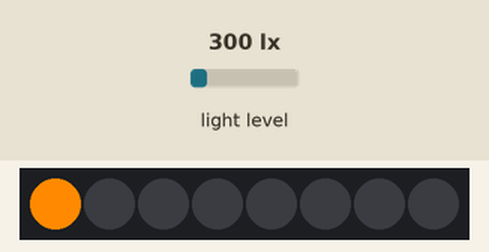
A sketch run on a simulated ESP32. Shown: 8 RGB LEDs in strip order, left to right. The inputs (shaded band) are chosen by the test bench; at power-on: light level 300 lx. WiFi joins after 1.5 s; servers stay silent unless stated; uploads are accepted with an empty reply; the local clock reads 2024-03-15 10:24:30 at power-on unless the sketch sets it; what the sketch prints to the serial monitor is not drawn.

Above: at 0.6 s.
At 1.1 s:
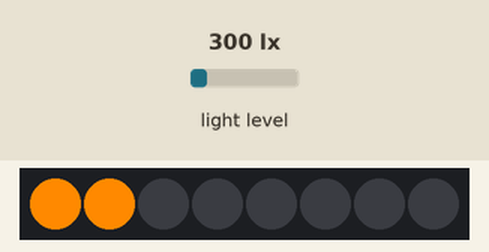
At 1.6 s:
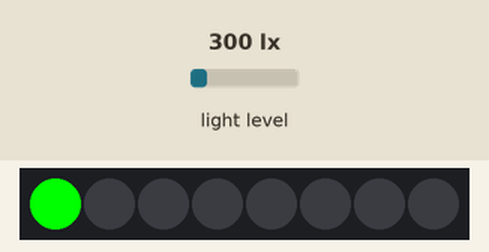
Timing chart, 0 to 3.1 s (numbered marks = the images above):
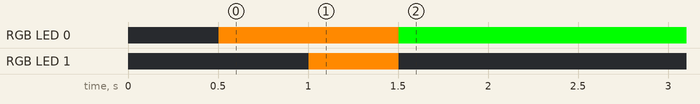

The sketch:

TG_micro.ino
```cpp
#include <Wire.h>
#include <WiFi.h>
#include <WiFiClientSecure.h>
#include <ArduinoJson.h>
#include <Adafruit_NeoPixel.h>
#include <Adafruit_Sensor.h>
#include "Adafruit_TSL2591.h"
#include "TigerGraphMicro.h"

const int HTTPS_PORT = 443;
const char* ssid = "fiveguysburgersandwifi";
const char* pw = "weonlyusefreshgroundbeef";
// const char* HOST_NAME = "tg-101-2.i.tgcloud.io";
const char* HOST_NAME = "iot.i.tgcloud.io";
const char* USERNAME = "tigergraph";
const char* PASSWORD = "tigergraph";
// const char* TOKEN = "5vdmp68jhoalkfutfq9hvjln5ofm3k9j";
const char* TOKEN = "v22058f0tao8aqa9k37rgshgnnnlp6dc";

// Time setting Stuff
const char* ntpServer = "pool.ntp.org";
const long  gmtOffset_sec = -14400;
const int   daylightOffset_sec = 0;
struct tm timeinfo;

// Neopixel Stuff
#define LED_PIN     27
#define LED_COUNT  8
#define BRIGHTNESS 255
Adafruit_NeoPixel strip(LED_COUNT, LED_PIN, NEO_GRBW + NEO_KHZ800);

// Light Sensor Stuff
Adafruit_TSL2591 tsl = Adafruit_TSL2591(2591);


String DEVICE_ID = "Batt_2";
String DEVICE_TYPE = "LIGHT";

const char* root_ca = \
"-----BEGIN CERTIFICATE-----\n"  \
"MIIGEzCCA/ugAwIBAgIQfVtRJrR2uhHbdBYLvFMNpzANBgkqhkiG9w0BAQwFADCB\n"  \
"iDELMAkGA1UEBhMCVVMxEzARBgNVBAgTCk5ldyBKZXJzZXkxFDASBgNVBAcTC0pl\n"  \
"cnNleSBDaXR5MR4wHAYDVQQKExVUaGUgVVNFUlRSVVNUIE5ldHdvcmsxLjAsBgNV\n"  \
"BAMTJVVTRVJUcnVzdCBSU0EgQ2VydGlmaWNhdGlvbiBBdXRob3JpdHkwHhcNMTgx\n"  \
"MTAyMDAwMDAwWhcNMzAxMjMxMjM1OTU5WjCBjzELMAkGA1UEBhMCR0IxGzAZBgNV\n"  \
"BAgTEkdyZWF0ZXIgTWFuY2hlc3RlcjEQMA4GA1UEBxMHU2FsZm9yZDEYMBYGA1UE\n"  \
"ChMPU2VjdGlnbyBMaW1pdGVkMTcwNQYDVQQDEy5TZWN0aWdvIFJTQSBEb21haW4g\n"  \
"VmFsaWRhdGlvbiBTZWN1cmUgU2VydmVyIENBMIIBIjANBgkqhkiG9w0BAQEFAAOC\n"  \
"AQ8AMIIBCgKCAQEA1nMz1tc8INAA0hdFuNY+B6I/x0HuMjDJsGz99J/LEpgPLT+N\n"  \
"TQEMgg8Xf2Iu6bhIefsWg06t1zIlk7cHv7lQP6lMw0Aq6Tn/2YHKHxYyQdqAJrkj\n"  \
"eocgHuP/IJo8lURvh3UGkEC0MpMWCRAIIz7S3YcPb11RFGoKacVPAXJpz9OTTG0E\n"  \
"oKMbgn6xmrntxZ7FN3ifmgg0+1YuWMQJDgZkW7w33PGfKGioVrCSo1yfu4iYCBsk\n"  \
"Haswha6vsC6eep3BwEIc4gLw6uBK0u+QDrTBQBbwb4VCSmT3pDCg/r8uoydajotY\n"  \
"uK3DGReEY+1vVv2Dy2A0xHS+5p3b4eTlygxfFQIDAQABo4IBbjCCAWowHwYDVR0j\n"  \
"BBgwFoAUU3m/WqorSs9UgOHYm8Cd8rIDZsswHQYDVR0OBBYEFI2MXsRUrYrhd+mb\n"  \
"+ZsF4bgBjWHhMA4GA1UdDwEB/wQEAwIBhjASBgNVHRMBAf8ECDAGAQH/AgEAMB0G\n"  \
"A1UdJQQWMBQGCCsGAQUFBwMBBggrBgEFBQcDAjAbBgNVHSAEFDASMAYGBFUdIAAw\n"  \
"CAYGZ4EMAQIBMFAGA1UdHwRJMEcwRaBDoEGGP2h0dHA6Ly9jcmwudXNlcnRydXN0\n"  \
"LmNvbS9VU0VSVHJ1c3RSU0FDZXJ0aWZpY2F0aW9uQXV0aG9yaXR5LmNybDB2Bggr\n"  \
"BgEFBQcBAQRqMGgwPwYIKwYBBQUHMAKGM2h0dHA6Ly9jcnQudXNlcnRydXN0LmNv\n"  \
"bS9VU0VSVHJ1c3RSU0FBZGRUcnVzdENBLmNydDAlBggrBgEFBQcwAYYZaHR0cDov\n"  \
"L29jc3AudXNlcnRydXN0LmNvbTANBgkqhkiG9w0BAQwFAAOCAgEAMr9hvQ5Iw0/H\n"  \
"ukdN+Jx4GQHcEx2Ab/zDcLRSmjEzmldS+zGea6TvVKqJjUAXaPgREHzSyrHxVYbH\n"  \
"7rM2kYb2OVG/Rr8PoLq0935JxCo2F57kaDl6r5ROVm+yezu/Coa9zcV3HAO4OLGi\n"  \
"H19+24rcRki2aArPsrW04jTkZ6k4Zgle0rj8nSg6F0AnwnJOKf0hPHzPE/uWLMUx\n"  \
"RP0T7dWbqWlod3zu4f+k+TY4CFM5ooQ0nBnzvg6s1SQ36yOoeNDT5++SR2RiOSLv\n"  \
"xvcRviKFxmZEJCaOEDKNyJOuB56DPi/Z+fVGjmO+wea03KbNIaiGCpXZLoUmGv38\n"  \
"sbZXQm2V0TP2ORQGgkE49Y9Y3IBbpNV9lXj9p5v//cWoaasm56ekBYdbqbe4oyAL\n"  \
"l6lFhd2zi+WJN44pDfwGF/Y4QA5C5BIG+3vzxhFoYt/jmPQT2BVPi7Fp2RBgvGQq\n"  \
"6jG35LWjOhSbJuMLe/0CjraZwTiXWTb2qHSihrZe68Zk6s+go/lunrotEbaGmAhY\n"  \
"LcmsJWTyXnW0OMGuf1pGg+pRyrbxmRE1a6Vqe8YAsOf4vmSyrcjC8azjUeqkk+B5\n"  \
"yOGBQMkKW+ESPMFgKuOXwIlCypTPRpgSabuY0MLTDXJLR27lk8QyKGOHQ+SwMj4K\n"  \
"00u/I5sUKUErmgQfky3xxzlIPK1aEn8=\n"  \
"-----END CERTIFICATE-----";

WiFiClientSecure client;


TigerGraphMicro conn(HOST_NAME, USERNAME, PASSWORD, TOKEN, client, root_ca);

void setup()
{
	Serial.begin(115200);
	Serial.println("Connecting");

	// Init LED Strip
	strip.begin();           // INITIALIZE NeoPixel strip object (REQUIRED)
  	strip.show();            // Turn OFF all pixels ASAP
  	strip.setBrightness(BRIGHTNESS); // Set BRIGHTNESS to about 1/5 (max = 255)

	WiFi.mode(WIFI_STA);
	WiFi.begin(ssid, pw);
	int dots = 0;
	while (WiFi.status() != WL_CONNECTED) {
		delay(500);
		Serial.print(".");
		strip.setPixelColor(dots, strip.Color(255,137,0,0));
		strip.show();
		dots ++;
	}
	strip.clear();
	strip.setPixelColor(0, strip.Color(0,255,0,0));
	strip.show();
	Serial.println("");
	Serial.println(WiFi.localIP());

	configTime(gmtOffset_sec, daylightOffset_sec, ntpServer);

	if(!getLocalTime(&timeinfo)){
		Serial.println("Failed to obtain time");
	}
  	Serial.println(&timeinfo, "%A, %B %d %Y %H:%M:%S");
  	// printLocalTime();

	if (conn.connect() == true) {
		Serial.println("TG Connection Successful");
	}
	else {
		Serial.println("TG Connection Failed");
	};
}

void loop()
{
	if(!getLocalTime(&timeinfo)){
		Serial.println("Failed to obtain time");
	}
	// Serial.println(&timeinfo, "%A, %B %d %Y %H:%M:%S");
	float lux = getLux();
	addReading(lux, &timeinfo);
	// Serial.println(resDict.size());
	// String res = runQuery("most_recent_lux", "{}");
	// getJSON(res);
	// parseLuxResults();
	delay(10000);
}

String echo() {
	client.println(String("GET /restpp/echo HTTP/1.1") + "\r\n" +
	"Host: tg-101-2.i.tgcloud.io:443" + "\r\n" +
	"Authorization: Bearer " + TOKEN + "\r\n");
	String response = client.readString();
	Serial.println(response);
	return response;
}

// void vertexCount(String vertexType) {
// 	String content = "{\"function\":\"stat_vertex_number\",\"type\":\""+vertexType+"\"}";
// 	String response = makePost("builtins/MyGraph",content);

// 	DynamicJsonDocument resDict = getJSON(response);

// 	int count = int(resDict["results"][0]["count"]);
// 	Serial.println(count);
// }

// void upsertVertex(String vertexType, String vertexId, String attributes) {
// 	String content = "{\"vertices\":{\""+vertexType+"\":{\""+vertexId+"\":"+attributes+"}}}";
// 	String response = makePost("graph/MyGraph", content);
// 	getJSON(response);
// }

// void upsertEdge(String sourceVertexType, String sourceVertexId, String edgeType, String targetVertexType, String targetVertexId, String attributes) {
// 	String content = "{\"edges\":{\""+sourceVertexType+"\":{\""+sourceVertexId+"\":{\""+edgeType+"\":{\""+targetVertexType+"\":{\""+targetVertexId+"\":"+attributes+"}}}}}}";
// 	String response = makePost("graph/MyGraph", content);
// 	getJSON(response);
// }

// String makePost(String endpoint, String content) {
// 	int contentLength = content.length();

// 	client.println(String("POST /restpp/"+endpoint+" HTTP/1.1") + "\r\n" +
// 	"Host: "+HOST_NAME+":443" + "\r\n" +
// 	"Authorization: Bearer "+ TOKEN + "\r\n" +
// 	"Content-Type: text/plain" + "\r\n" +
// 	"Content-Length: " + contentLength + "\r\n" +
// 	"\r\n" +
// 	content);
// 	String response = client.readString();
// 	return response;
// }

// DynamicJsonDocument getJSON(String response) {
// 	int resLen = response.length();
// 	char res[resLen+1];
// 	response.toCharArray(res, resLen);
// 	char * lines;
// 	char * dat;
// 	lines = strtok(res,"\n");
// 	while (lines != NULL)
// 	{
// 		dat = lines;
// 		lines = strtok(NULL,"\n");
// 	}
// 	int dl = strlen(dat);
// 	char data[dl+1];
// 	strcpy(data,dat);
// 	strcat(data + dl, "}");

// 	Serial.println(data);
// 	DynamicJsonDocument resDict(2048);
// 	DeserializationError error = deserializeJson(resDict, (const char*)data);
// 	if (error) {
// 		Serial.print(F("deserializeJson() failed: "));
//     	Serial.println(error.f_str());
// 	}
// 	// Serial.println(resDict);
// 	resDict.shrinkToFit();
// 	return resDict;
// }

void printLocalTime(){
  struct tm timeinfo;
  if(!getLocalTime(&timeinfo)){
    Serial.println("Failed to obtain time");
    return;
  }
  Serial.println(&timeinfo, "%A, %B %d %Y %H:%M:%S");
}

float getRSSI() {
	float rssi = WiFi.RSSI();
	return rssi;
}

void addReading(float reading, tm* timeinfo) {
	String readingString = String(reading);
	char hour[3];
	strftime(hour,3,"%H",timeinfo);
	char minute[3];
	strftime(minute,3,"%M",timeinfo);
	char second[3];
	strftime(second,3,"%S",timeinfo);
	char datetime[19];
	strftime(datetime,19,"%F %T",timeinfo);
	char justDate[11];
	strftime(justDate,11,"%F",timeinfo);
	String reading_id = String(DEVICE_ID + DEVICE_TYPE + datetime);
	conn.upsertVertex("Reading", reading_id, "{\"value\":{\"value\":" + readingString + "},\"type\":{\"value\":\"" + DEVICE_TYPE + "\"},\"captured_at\":{\"value\":\"" + String(datetime) + "\"}}");
	conn.upsertEdge("Device", DEVICE_ID, "has_reading", "Reading", reading_id, "{}");
	conn.upsertEdge("Reading", reading_id, "on_day", "Day", String(justDate), "{}");
	conn.upsertEdge("Reading", reading_id, "on_hour", "Hour", hour, "{}");
	conn.upsertEdge("Reading", reading_id, "on_minute", "Minute", minute, "{}");
	conn.upsertEdge("Reading", reading_id, "on_second", "Second", second, "{}");
	conn.upsertEdge("Reading", reading_id, "of_type", "Reading_Type", DEVICE_TYPE, "{}");
}

void setupLux() {
	tsl.setGain(TSL2591_GAIN_MED);
	tsl.setTiming(TSL2591_INTEGRATIONTIME_300MS);
}

float getLux() {
	float lux = tsl.getLuminosity(TSL2591_VISIBLE);
	return lux;
}

void setStrip(uint32_t color) {
	for (int i=0; i<LED_COUNT; i++) {
		strip.setPixelColor(i, color);
	}
	strip.show();
}

String runQuery(String queryName, String params) {
	int contentLength = params.length();

	client.println(String("POST /restpp/query/MyGraph/"+queryName+" HTTP/1.1") + "\r\n" +
	"Host: "+HOST_NAME+":443" + "\r\n" +
	"Authorization: Bearer "+ TOKEN + "\r\n" +
	"Content-Type: text/plain" + "\r\n" +
	"Content-Length: " + contentLength + "\r\n" +
	"\r\n" +
	params);
	String response = client.readString();
	return response;
}

// void parseLuxResults(){
// 	for(int i=0; i<8; i++){
// 		String results = resDict["results"][0]["(@@lightDates)"][i]["reading"];
// 		int brightness = results.toInt();
// 		// brightness *= 4;
// 		constrain(brightness, 0, 255);
// 		Serial.println(brightness);
// 		strip.setPixelColor(i, strip.Color(0,0,0,brightness));
// 	}
// 	strip.show();
// }
```

TigerGraphMicro.cpp
```cpp
#include "Arduino.h"
#include "ArduinoJson.h"
#include "WiFiClientSecure.h"
#include "TigerGraphMicro.h"

TigerGraphMicro::TigerGraphMicro(const char* hostName, const char* username, const char* password, const char* token, WiFiClientSecure client, const char* cert) {
    _HOST_NAME = hostName;
    _USERNAME = username;
    _PASSWORD = password;
    _TOKEN = token;
    _CLIENT = client;
    _CERT = cert;
}

bool TigerGraphMicro::connect() {
    _CLIENT.setCACert(_CERT);
	if(!_CLIENT.connect(_HOST_NAME,_HTTPS_PORT)) {
        return false;
	}
	else {
        return true;
    };

}

String TigerGraphMicro::makePost(String endpoint, String content) {
    int contentLength = content.length();

	_CLIENT.println(String("POST /restpp/"+endpoint+" HTTP/1.1") + "\r\n" +
	"Host: "+_HOST_NAME+":443" + "\r\n" +
	"Authorization: Bearer "+ _TOKEN + "\r\n" +
	"Content-Type: text/plain" + "\r\n" +
	"Content-Length: " + contentLength + "\r\n" +
	"\r\n" +
	content);
	String response = _CLIENT.readString();
	return response;
}

void TigerGraphMicro::upsertVertex(String vertexType, String vertexId, String attributes) {
	String content = "{\"vertices\":{\""+vertexType+"\":{\""+vertexId+"\":"+attributes+"}}}";
	String response = makePost("graph/MyGraph", content);
	getJSON(response);
}

void TigerGraphMicro::upsertEdge(String sourceVertexType, String sourceVertexId, String edgeType, String targetVertexType, String targetVertexId, String attributes) {
	String content = "{\"edges\":{\""+sourceVertexType+"\":{\""+sourceVertexId+"\":{\""+edgeType+"\":{\""+targetVertexType+"\":{\""+targetVertexId+"\":"+attributes+"}}}}}}";
	String response = makePost("graph/MyGraph", content);
	getJSON(response);
}

StaticJsonDocument<2048> TigerGraphMicro::getJSON(String response) {
	int resLen = response.length();
	char res[resLen+1];
	response.toCharArray(res, resLen);
	char * lines;
	char * dat;
	lines = strtok(res,"\n");
	while (lines != NULL)
	{
		dat = lines;
		lines = strtok(NULL,"\n");
	}
	int dl = strlen(dat);
	char data[dl+1];
	strcpy(data,dat);
	strcat(data + dl, "}");

	Serial.println(data);
	StaticJsonDocument<2048> resDict;
	DeserializationError error = deserializeJson(resDict, (const char*)data);
	if (error) {
		Serial.print(F("deserializeJson() failed: "));
    	Serial.println(error.f_str());
	}
	// Serial.println(resDict);
	return resDict;
}

String TigerGraphMicro::runQuery(String queryName, String params) {
    int contentLength = params.length();

	_CLIENT.println(String("POST /restpp/query/MyGraph/"+queryName+" HTTP/1.1") + "\r\n" +
	"Host: "+_HOST_NAME+":443" + "\r\n" +
	"Authorization: Bearer "+ _TOKEN + "\r\n" +
	"Content-Type: text/plain" + "\r\n" +
	"Content-Length: " + contentLength + "\r\n" +
	"\r\n" +
	params);
	String response = _CLIENT.readString();
	return response;
}
```

TigerGraphMicro.h
```cpp
/*
    TigerGraphMicro.h - Library for connecting and communicating with TigerGraph.
    Created by Daniel Barkus, 08-31-21
*/

#ifndef TigerGraphMicro_h
#define TigerGraphMicro_h

#include "Arduino.h"
#include "ArduinoJson.h"
#include "WiFiClientSecure.h"


class TigerGraphMicro {
    public:
        TigerGraphMicro(const char* hostName, const char* username, const char* password, const char* token, WiFiClientSecure client, const char* cert);
        bool connect();
        StaticJsonDocument<2048> getJSON(String response);
        String makePost(String endpoint, String content);
        void upsertVertex(String vertexType, String vertexId, String attributes);
        void upsertEdge(String sourceVertexType, String sourceVertexId, String edgeType, String targetVertexType, String targetVertexId, String attributes);
        String runQuery(String queryName, String params);
    private:
        const char* _HOST_NAME = "";
        const char* _USERNAME = "tigergraph";
        const char* _PASSWORD = "tigergraph";
        WiFiClientSecure _CLIENT;
        const char* _TOKEN = "";
        const char* _CERT = "";
        const int _HTTPS_PORT = (int)443;
        StaticJsonDocument<2048> _resDict;
};

#endif
```

Measured:
- what the display in image 0 shows lasts 0.5 s, from 0.5 s to 1.0 s
